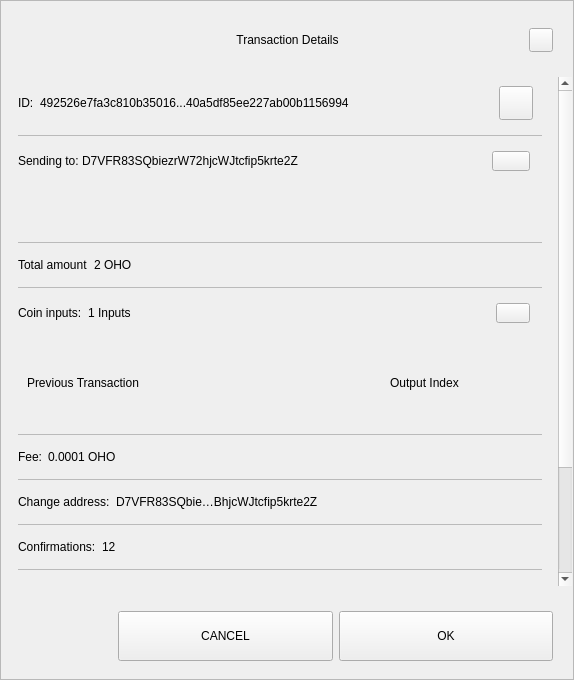
<?xml version="1.0" encoding="UTF-8"?>
<ui version="4.0">
 <class>TxDetailDialog</class>
 <widget class="QWidget" name="TxDetailDialog">
  <property name="geometry">
   <rect>
    <x>0</x>
    <y>0</y>
    <width>574</width>
    <height>680</height>
   </rect>
  </property>
  <property name="sizePolicy">
   <sizepolicy hsizetype="Preferred" vsizetype="Expanding">
    <horstretch>0</horstretch>
    <verstretch>0</verstretch>
   </sizepolicy>
  </property>
  <property name="minimumSize">
   <size>
    <width>574</width>
    <height>500</height>
   </size>
  </property>
  <property name="windowTitle">
   <string>Form</string>
  </property>
  <property name="styleSheet">
   <string notr="true"/>
  </property>
  <layout class="QVBoxLayout" name="verticalLayout_3">
   <property name="spacing">
    <number>0</number>
   </property>
   <property name="leftMargin">
    <number>0</number>
   </property>
   <property name="topMargin">
    <number>0</number>
   </property>
   <property name="rightMargin">
    <number>0</number>
   </property>
   <property name="bottomMargin">
    <number>0</number>
   </property>
   <item>
    <widget class="QFrame" name="frame">
     <property name="sizePolicy">
      <sizepolicy hsizetype="Preferred" vsizetype="Expanding">
       <horstretch>0</horstretch>
       <verstretch>0</verstretch>
      </sizepolicy>
     </property>
     <property name="styleSheet">
      <string notr="true"/>
     </property>
     <property name="frameShape">
      <enum>QFrame::StyledPanel</enum>
     </property>
     <property name="frameShadow">
      <enum>QFrame::Raised</enum>
     </property>
     <layout class="QVBoxLayout" name="verticalLayout">
      <property name="leftMargin">
       <number>0</number>
      </property>
      <property name="rightMargin">
       <number>0</number>
      </property>
      <item>
       <layout class="QHBoxLayout" name="horizontalLayout_3">
        <property name="spacing">
         <number>0</number>
        </property>
        <property name="leftMargin">
         <number>20</number>
        </property>
        <property name="topMargin">
         <number>10</number>
        </property>
        <property name="rightMargin">
         <number>20</number>
        </property>
        <item>
         <spacer name="horizontalSpacer_1">
          <property name="orientation">
           <enum>Qt::Horizontal</enum>
          </property>
          <property name="sizeHint" stdset="0">
           <size>
            <width>40</width>
            <height>20</height>
           </size>
          </property>
         </spacer>
        </item>
        <item>
         <widget class="QLabel" name="labelTitle">
          <property name="minimumSize">
           <size>
            <width>0</width>
            <height>40</height>
           </size>
          </property>
          <property name="maximumSize">
           <size>
            <width>16777215</width>
            <height>40</height>
           </size>
          </property>
          <property name="styleSheet">
           <string notr="true">padding-left:24px;</string>
          </property>
          <property name="text">
           <string>Transaction Details</string>
          </property>
          <property name="alignment">
           <set>Qt::AlignCenter</set>
          </property>
          <property name="margin">
           <number>7</number>
          </property>
         </widget>
        </item>
        <item>
         <spacer name="horizontalSpacer_2">
          <property name="orientation">
           <enum>Qt::Horizontal</enum>
          </property>
          <property name="sizeHint" stdset="0">
           <size>
            <width>40</width>
            <height>20</height>
           </size>
          </property>
         </spacer>
        </item>
        <item>
         <widget class="QPushButton" name="btnEsc">
          <property name="minimumSize">
           <size>
            <width>24</width>
            <height>24</height>
           </size>
          </property>
          <property name="maximumSize">
           <size>
            <width>24</width>
            <height>24</height>
           </size>
          </property>
          <property name="focusPolicy">
           <enum>Qt::NoFocus</enum>
          </property>
          <property name="text">
           <string/>
          </property>
         </widget>
        </item>
       </layout>
      </item>
      <item>
       <spacer name="verticalSpacer">
        <property name="orientation">
         <enum>Qt::Vertical</enum>
        </property>
        <property name="sizeType">
         <enum>QSizePolicy::Fixed</enum>
        </property>
        <property name="sizeHint" stdset="0">
         <size>
          <width>20</width>
          <height>10</height>
         </size>
        </property>
       </spacer>
      </item>
      <item>
       <widget class="QWidget" name="layoutScroll" native="true">
        <property name="minimumSize">
         <size>
          <width>0</width>
          <height>0</height>
         </size>
        </property>
        <layout class="QVBoxLayout" name="verticalLayout_4">
         <property name="leftMargin">
          <number>0</number>
         </property>
         <property name="topMargin">
          <number>0</number>
         </property>
         <property name="rightMargin">
          <number>0</number>
         </property>
         <item>
          <widget class="QScrollArea" name="scrollArea">
           <property name="styleSheet">
            <string notr="true">#scrollArea {
background:transparent;
}</string>
           </property>
           <property name="horizontalScrollBarPolicy">
            <enum>Qt::ScrollBarAlwaysOff</enum>
           </property>
           <property name="sizeAdjustPolicy">
            <enum>QAbstractScrollArea::AdjustIgnored</enum>
           </property>
           <property name="widgetResizable">
            <bool>true</bool>
           </property>
           <property name="alignment">
            <set>Qt::AlignLeading|Qt::AlignLeft|Qt::AlignTop</set>
           </property>
           <widget class="QWidget" name="scrollAreaWidgetContents">
            <property name="geometry">
             <rect>
              <x>0</x>
              <y>0</y>
              <width>556</width>
              <height>672</height>
             </rect>
            </property>
            <property name="autoFillBackground">
             <bool>false</bool>
            </property>
            <property name="styleSheet">
             <string notr="true">#scrollAreaWidgetContents {
background:transparent;
}</string>
            </property>
            <layout class="QVBoxLayout" name="verticalLayout_7">
             <property name="spacing">
              <number>0</number>
             </property>
             <property name="sizeConstraint">
              <enum>QLayout::SetDefaultConstraint</enum>
             </property>
             <property name="leftMargin">
              <number>0</number>
             </property>
             <property name="topMargin">
              <number>0</number>
             </property>
             <property name="rightMargin">
              <number>0</number>
             </property>
             <property name="bottomMargin">
              <number>0</number>
             </property>
             <item>
              <widget class="QWidget" name="content" native="true">
               <layout class="QVBoxLayout" name="verticalLayout_2">
                <property name="leftMargin">
                 <number>16</number>
                </property>
                <property name="topMargin">
                 <number>0</number>
                </property>
                <property name="rightMargin">
                 <number>16</number>
                </property>
                <item>
                 <widget class="QWidget" name="contentID" native="true">
                  <layout class="QHBoxLayout" name="horizontalLayout_12" stretch="0,1,0">
                   <property name="leftMargin">
                    <number>0</number>
                   </property>
                   <item>
                    <widget class="QLabel" name="labelId">
                     <property name="maximumSize">
                      <size>
                       <width>16777215</width>
                       <height>16777215</height>
                      </size>
                     </property>
                     <property name="text">
                      <string>ID:</string>
                     </property>
                    </widget>
                   </item>
                   <item>
                    <widget class="QLabel" name="textId">
                     <property name="text">
                      <string>492526e7fa3c810b35016...40a5df85ee227ab00b1156994</string>
                     </property>
                    </widget>
                   </item>
                   <item>
                    <widget class="QPushButton" name="pushCopy">
                     <property name="minimumSize">
                      <size>
                       <width>34</width>
                       <height>34</height>
                      </size>
                     </property>
                     <property name="maximumSize">
                      <size>
                       <width>34</width>
                       <height>34</height>
                      </size>
                     </property>
                     <property name="focusPolicy">
                      <enum>Qt::NoFocus</enum>
                     </property>
                     <property name="text">
                      <string/>
                     </property>
                     <property name="iconSize">
                      <size>
                       <width>24</width>
                       <height>24</height>
                      </size>
                     </property>
                    </widget>
                   </item>
                  </layout>
                 </widget>
                </item>
                <item>
                 <widget class="QLabel" name="labelDivider9">
                  <property name="maximumSize">
                   <size>
                    <width>16777215</width>
                    <height>1</height>
                   </size>
                  </property>
                  <property name="styleSheet">
                   <string notr="true">background-color:#bababa;</string>
                  </property>
                  <property name="text">
                   <string/>
                  </property>
                 </widget>
                </item>
                <item>
                 <widget class="QWidget" name="contentOutputs" native="true">
                  <layout class="QHBoxLayout" name="horizontalLayout_11" stretch="0,3,0">
                   <property name="spacing">
                    <number>0</number>
                   </property>
                   <property name="leftMargin">
                    <number>0</number>
                   </property>
                   <property name="rightMargin">
                    <number>12</number>
                   </property>
                   <item>
                    <widget class="QLabel" name="labelSend">
                     <property name="maximumSize">
                      <size>
                       <width>16777215</width>
                       <height>16777215</height>
                      </size>
                     </property>
                     <property name="text">
                      <string>Sending to: </string>
                     </property>
                    </widget>
                   </item>
                   <item>
                    <widget class="QLabel" name="textSend">
                     <property name="text">
                      <string>D7VFR83SQbiezrW72hjcWJtcfip5krte2Z </string>
                     </property>
                    </widget>
                   </item>
                   <item>
                    <widget class="QPushButton" name="pushOutputs">
                     <property name="minimumSize">
                      <size>
                       <width>34</width>
                       <height>20</height>
                      </size>
                     </property>
                     <property name="maximumSize">
                      <size>
                       <width>38</width>
                       <height>20</height>
                      </size>
                     </property>
                     <property name="focusPolicy">
                      <enum>Qt::NoFocus</enum>
                     </property>
                     <property name="styleSheet">
                      <string notr="true"/>
                     </property>
                     <property name="text">
                      <string/>
                     </property>
                    </widget>
                   </item>
                  </layout>
                 </widget>
                </item>
                <item>
                 <widget class="QScrollArea" name="outputsScrollArea">
                  <property name="minimumSize">
                   <size>
                    <width>0</width>
                    <height>50</height>
                   </size>
                  </property>
                  <property name="styleSheet">
                   <string notr="true">#outputsScrollArea {
background:transparent;
}</string>
                  </property>
                  <property name="widgetResizable">
                   <bool>true</bool>
                  </property>
                  <widget class="QWidget" name="container_outputs_base">
                   <property name="geometry">
                    <rect>
                     <x>0</x>
                     <y>0</y>
                     <width>522</width>
                     <height>48</height>
                    </rect>
                   </property>
                   <property name="styleSheet">
                    <string notr="true">#container_outputs_base {
background:transparent;
}</string>
                   </property>
                  </widget>
                 </widget>
                </item>
                <item>
                 <widget class="QLabel" name="labelDivider8">
                  <property name="maximumSize">
                   <size>
                    <width>16777215</width>
                    <height>1</height>
                   </size>
                  </property>
                  <property name="styleSheet">
                   <string notr="true">background-color:#bababa;</string>
                  </property>
                  <property name="text">
                   <string/>
                  </property>
                 </widget>
                </item>
                <item>
                 <widget class="QWidget" name="contentAmount" native="true">
                  <layout class="QHBoxLayout" name="horizontalLayout_4" stretch="0,1">
                   <property name="leftMargin">
                    <number>0</number>
                   </property>
                   <item>
                    <widget class="QLabel" name="labelAmount">
                     <property name="maximumSize">
                      <size>
                       <width>16777215</width>
                       <height>16777215</height>
                      </size>
                     </property>
                     <property name="text">
                      <string>Total amount</string>
                     </property>
                    </widget>
                   </item>
                   <item>
                    <widget class="QLabel" name="textAmount">
                     <property name="text">
                      <string>2 OHO</string>
                     </property>
                    </widget>
                   </item>
                  </layout>
                 </widget>
                </item>
                <item>
                 <widget class="QLabel" name="labelDivider6">
                  <property name="maximumSize">
                   <size>
                    <width>16777215</width>
                    <height>1</height>
                   </size>
                  </property>
                  <property name="styleSheet">
                   <string notr="true">background-color:#bababa;</string>
                  </property>
                  <property name="text">
                   <string/>
                  </property>
                 </widget>
                </item>
                <item>
                 <widget class="QWidget" name="contentInputs" native="true">
                  <layout class="QHBoxLayout" name="horizontalLayout" stretch="0,2,0">
                   <property name="leftMargin">
                    <number>0</number>
                   </property>
                   <property name="rightMargin">
                    <number>12</number>
                   </property>
                   <item>
                    <widget class="QLabel" name="labelInputs">
                     <property name="sizePolicy">
                      <sizepolicy hsizetype="Minimum" vsizetype="Preferred">
                       <horstretch>0</horstretch>
                       <verstretch>0</verstretch>
                      </sizepolicy>
                     </property>
                     <property name="maximumSize">
                      <size>
                       <width>16777215</width>
                       <height>16777215</height>
                      </size>
                     </property>
                     <property name="text">
                      <string>Coin inputs:</string>
                     </property>
                    </widget>
                   </item>
                   <item>
                    <widget class="QLabel" name="textInputs">
                     <property name="text">
                      <string>1 Inputs</string>
                     </property>
                    </widget>
                   </item>
                   <item>
                    <widget class="QPushButton" name="pushInputs">
                     <property name="maximumSize">
                      <size>
                       <width>34</width>
                       <height>20</height>
                      </size>
                     </property>
                     <property name="focusPolicy">
                      <enum>Qt::NoFocus</enum>
                     </property>
                     <property name="styleSheet">
                      <string notr="true"/>
                     </property>
                     <property name="text">
                      <string/>
                     </property>
                    </widget>
                   </item>
                  </layout>
                 </widget>
                </item>
                <item>
                 <widget class="QFrame" name="gridInputs">
                  <property name="sizePolicy">
                   <sizepolicy hsizetype="Preferred" vsizetype="MinimumExpanding">
                    <horstretch>0</horstretch>
                    <verstretch>0</verstretch>
                   </sizepolicy>
                  </property>
                  <property name="minimumSize">
                   <size>
                    <width>0</width>
                    <height>90</height>
                   </size>
                  </property>
                  <layout class="QGridLayout" name="gridLayoutInput" columnstretch="5,2" rowminimumheight="0">
                   <property name="sizeConstraint">
                    <enum>QLayout::SetMaximumSize</enum>
                   </property>
                   <property name="verticalSpacing">
                    <number>0</number>
                   </property>
                   <item row="0" column="0" alignment="Qt::AlignLeft">
                    <widget class="QLabel" name="labelTitlePrevTx">
                     <property name="text">
                      <string>Previous Transaction</string>
                     </property>
                    </widget>
                   </item>
                   <item row="0" column="1" alignment="Qt::AlignLeft">
                    <widget class="QLabel" name="labelOutputIndex">
                     <property name="text">
                      <string>Output Index</string>
                     </property>
                     <property name="alignment">
                      <set>Qt::AlignCenter</set>
                     </property>
                    </widget>
                   </item>
                  </layout>
                 </widget>
                </item>
                <item>
                 <widget class="QLabel" name="labelDivider1">
                  <property name="maximumSize">
                   <size>
                    <width>16777215</width>
                    <height>1</height>
                   </size>
                  </property>
                  <property name="styleSheet">
                   <string notr="true">background-color:#bababa;</string>
                  </property>
                  <property name="text">
                   <string/>
                  </property>
                 </widget>
                </item>
                <item>
                 <widget class="QWidget" name="contentFee" native="true">
                  <layout class="QHBoxLayout" name="horizontalLayout_7" stretch="0,1">
                   <property name="leftMargin">
                    <number>0</number>
                   </property>
                   <item>
                    <widget class="QLabel" name="labelFee">
                     <property name="maximumSize">
                      <size>
                       <width>16777215</width>
                       <height>16777215</height>
                      </size>
                     </property>
                     <property name="text">
                      <string>Fee:</string>
                     </property>
                    </widget>
                   </item>
                   <item>
                    <widget class="QLabel" name="textFee">
                     <property name="text">
                      <string>0.0001 OHO</string>
                     </property>
                    </widget>
                   </item>
                  </layout>
                 </widget>
                </item>
                <item>
                 <widget class="QLabel" name="labelDivider2">
                  <property name="maximumSize">
                   <size>
                    <width>16777215</width>
                    <height>1</height>
                   </size>
                  </property>
                  <property name="styleSheet">
                   <string notr="true">background-color:#bababa;</string>
                  </property>
                  <property name="text">
                   <string/>
                  </property>
                 </widget>
                </item>
                <item>
                 <widget class="QWidget" name="contentChangeAddress" native="true">
                  <layout class="QHBoxLayout" name="horizontalLayout_6" stretch="0,1">
                   <property name="leftMargin">
                    <number>0</number>
                   </property>
                   <item>
                    <widget class="QLabel" name="labelChange">
                     <property name="maximumSize">
                      <size>
                       <width>16777215</width>
                       <height>16777215</height>
                      </size>
                     </property>
                     <property name="text">
                      <string>Change address:</string>
                     </property>
                    </widget>
                   </item>
                   <item>
                    <widget class="QLabel" name="textChange">
                     <property name="text">
                      <string>D7VFR83SQbie…BhjcWJtcfip5krte2Z </string>
                     </property>
                    </widget>
                   </item>
                  </layout>
                 </widget>
                </item>
                <item>
                 <widget class="QLabel" name="labelDivider4">
                  <property name="maximumSize">
                   <size>
                    <width>16777215</width>
                    <height>1</height>
                   </size>
                  </property>
                  <property name="styleSheet">
                   <string notr="true">background-color:#bababa;</string>
                  </property>
                  <property name="text">
                   <string/>
                  </property>
                 </widget>
                </item>
                <item>
                 <widget class="QWidget" name="contentConfirmations" native="true">
                  <layout class="QHBoxLayout" name="horizontalLayout_8" stretch="0,1">
                   <property name="leftMargin">
                    <number>0</number>
                   </property>
                   <item>
                    <widget class="QLabel" name="labelConfirmations">
                     <property name="maximumSize">
                      <size>
                       <width>16777215</width>
                       <height>16777215</height>
                      </size>
                     </property>
                     <property name="text">
                      <string>Confirmations:</string>
                     </property>
                    </widget>
                   </item>
                   <item>
                    <widget class="QLabel" name="textConfirmations">
                     <property name="text">
                      <string>12</string>
                     </property>
                    </widget>
                   </item>
                  </layout>
                 </widget>
                </item>
                <item>
                 <widget class="QLabel" name="labelDivider7">
                  <property name="maximumSize">
                   <size>
                    <width>16777215</width>
                    <height>1</height>
                   </size>
                  </property>
                  <property name="styleSheet">
                   <string notr="true">background-color:#bababa;</string>
                  </property>
                  <property name="text">
                   <string/>
                  </property>
                 </widget>
                </item>
                <item>
                 <widget class="QWidget" name="contentSize" native="true">
                  <layout class="QHBoxLayout" name="horizontalLayout_9" stretch="0,1">
                   <property name="leftMargin">
                    <number>0</number>
                   </property>
                   <item>
                    <widget class="QLabel" name="labelSize">
                     <property name="maximumSize">
                      <size>
                       <width>16777215</width>
                       <height>16777215</height>
                      </size>
                     </property>
                     <property name="text">
                      <string>Size:</string>
                     </property>
                    </widget>
                   </item>
                   <item>
                    <widget class="QLabel" name="textSize">
                     <property name="text">
                      <string>2 kB</string>
                     </property>
                    </widget>
                   </item>
                  </layout>
                 </widget>
                </item>
                <item>
                 <widget class="QLabel" name="labelDivider3">
                  <property name="maximumSize">
                   <size>
                    <width>16777215</width>
                    <height>1</height>
                   </size>
                  </property>
                  <property name="styleSheet">
                   <string notr="true">background-color:#bababa;</string>
                  </property>
                  <property name="text">
                   <string/>
                  </property>
                 </widget>
                </item>
                <item>
                 <widget class="QWidget" name="contentDate" native="true">
                  <layout class="QHBoxLayout" name="horizontalLayout_5" stretch="0,1">
                   <property name="leftMargin">
                    <number>0</number>
                   </property>
                   <item>
                    <widget class="QLabel" name="labelDate">
                     <property name="maximumSize">
                      <size>
                       <width>16777215</width>
                       <height>16777215</height>
                      </size>
                     </property>
                     <property name="text">
                      <string>Date:</string>
                     </property>
                    </widget>
                   </item>
                   <item>
                    <widget class="QLabel" name="textDate">
                     <property name="text">
                      <string>May 25, 2017</string>
                     </property>
                    </widget>
                   </item>
                  </layout>
                 </widget>
                </item>
                <item>
                 <widget class="QLabel" name="labelDivider5">
                  <property name="maximumSize">
                   <size>
                    <width>16777215</width>
                    <height>1</height>
                   </size>
                  </property>
                  <property name="styleSheet">
                   <string notr="true">background-color:#bababa;</string>
                  </property>
                  <property name="text">
                   <string/>
                  </property>
                 </widget>
                </item>
                <item>
                 <widget class="QWidget" name="contentStatus" native="true">
                  <layout class="QHBoxLayout" name="horizontalLayout_10" stretch="0,1">
                   <property name="leftMargin">
                    <number>0</number>
                   </property>
                   <item>
                    <widget class="QLabel" name="labelStatus">
                     <property name="maximumSize">
                      <size>
                       <width>16777215</width>
                       <height>16777215</height>
                      </size>
                     </property>
                     <property name="text">
                      <string>Status:</string>
                     </property>
                    </widget>
                   </item>
                   <item>
                    <widget class="QLabel" name="textStatus">
                     <property name="text">
                      <string>Spendable</string>
                     </property>
                    </widget>
                   </item>
                  </layout>
                 </widget>
                </item>
                <item>
                 <spacer name="verticalSpacer_2">
                  <property name="orientation">
                   <enum>Qt::Vertical</enum>
                  </property>
                  <property name="sizeType">
                   <enum>QSizePolicy::Expanding</enum>
                  </property>
                  <property name="sizeHint" stdset="0">
                   <size>
                    <width>20</width>
                    <height>10</height>
                   </size>
                  </property>
                 </spacer>
                </item>
                <item>
                 <widget class="QLabel" name="labelWarning">
                  <property name="text">
                   <string>TextLabel</string>
                  </property>
                  <property name="alignment">
                   <set>Qt::AlignCenter</set>
                  </property>
                 </widget>
                </item>
               </layout>
              </widget>
             </item>
            </layout>
           </widget>
          </widget>
         </item>
        </layout>
       </widget>
      </item>
      <item>
       <widget class="QWidget" name="containerButtons" native="true">
        <layout class="QHBoxLayout" name="horizontalLayout1" stretch="1,2,2">
         <property name="leftMargin">
          <number>10</number>
         </property>
         <property name="rightMargin">
          <number>20</number>
         </property>
         <item>
          <spacer name="horizontalSpacer_3">
           <property name="orientation">
            <enum>Qt::Horizontal</enum>
           </property>
           <property name="sizeHint" stdset="0">
            <size>
             <width>40</width>
             <height>20</height>
            </size>
           </property>
          </spacer>
         </item>
         <item>
          <widget class="QPushButton" name="btnCancel">
           <property name="minimumSize">
            <size>
             <width>200</width>
             <height>50</height>
            </size>
           </property>
           <property name="focusPolicy">
            <enum>Qt::NoFocus</enum>
           </property>
           <property name="text">
            <string>CANCEL</string>
           </property>
          </widget>
         </item>
         <item>
          <widget class="QPushButton" name="btnSave">
           <property name="minimumSize">
            <size>
             <width>200</width>
             <height>50</height>
            </size>
           </property>
           <property name="focusPolicy">
            <enum>Qt::NoFocus</enum>
           </property>
           <property name="text">
            <string>OK</string>
           </property>
          </widget>
         </item>
        </layout>
       </widget>
      </item>
     </layout>
    </widget>
   </item>
  </layout>
 </widget>
 <resources/>
 <connections/>
</ui>
